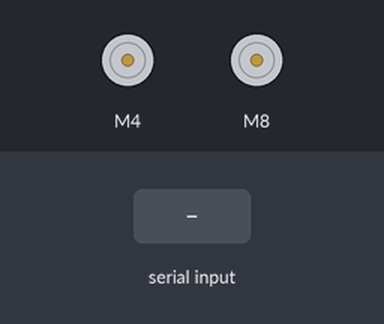
Bench run of a sketch on a simulated Arduino Uno, built with avr-gcc and run on an emulated ATmega328P. Parts: 2 × DC motor (green arrow = forward, orange = backward, longer = faster). The inputs (shaded band) are chosen by the test bench.

Above: at 1.2 s.
1.3 s: "U" received over the second serial link
At 1.8 s:
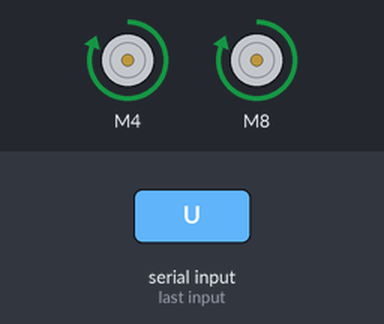
2.8 s: "L" received over the second serial link
At 4.0 s:
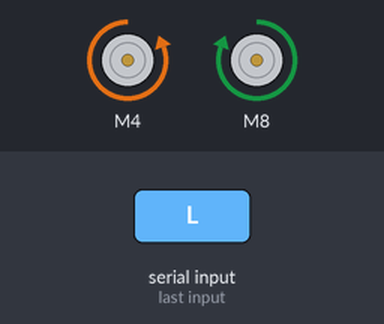
4.3 s: "R" received over the second serial link
At 5.2 s:
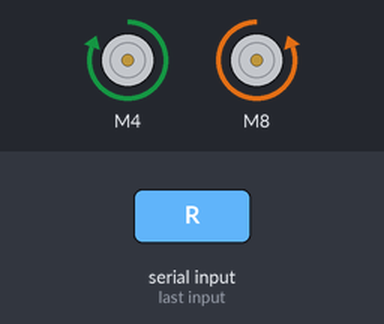
5.8 s: "D" received over the second serial link
At 6.4 s:
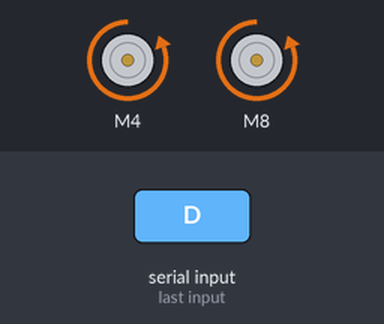
7.3 s: "C" received over the second serial link
At 8.7 s:
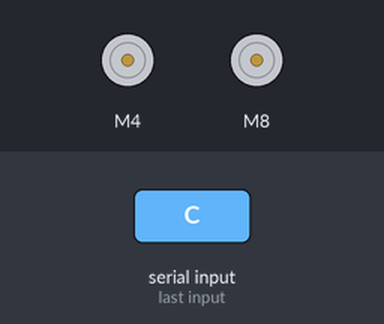
Timing chart, 0 to 9.8 s (numbered marks = the images above; inputs shaded):
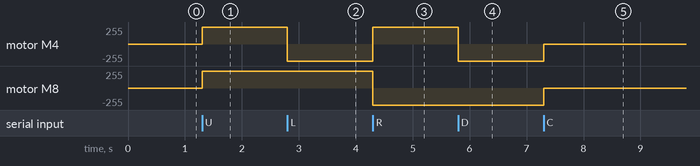

The sketch:

RobotBluetoochCar.ino
```cpp
//==== Инициализация библиотеки и моторов ====
#include <GyverMotor.h>
GMotor motorA(DRIVER3WIRE, 4, 5, 6, LOW );
GMotor motorB(DRIVER3WIRE, 8, 9, 10, LOW );
//===========================================

//==== Инициализация библиотеки для bluetooth ====
#include <SoftwareSerial.h>
SoftwareSerial mySerial(2, 3); // TX, RX
//================================================

// Переменные
String val = "";
char c;


void setup() {
  // Объявление com-портов
  Serial.begin(19200);
  mySerial.begin(9600);
}

void loop() {

  //Парсинг данных по блютуз через com-порт
  if (mySerial.available() > 0) {
    c = mySerial.read();
    val += c;
  }

  //обрабатываем значение с com-порта и выбераем направление
  if (val == "U") {
    motorA.setMode(FORWARD);
    motorA.setSpeed(255);

    motorB.setMode(FORWARD);
    motorB.setSpeed(255);
  } else if (val == "L") {
    motorA.setMode(BACKWARD);
    motorA.setSpeed(255);

    motorB.setMode(FORWARD);
    motorB.setSpeed(255);
  } else if (val == "R") {
    motorA.setMode(FORWARD);
    motorA.setSpeed(255);

    motorB.setMode(BACKWARD);
    motorB.setSpeed(255);
  } else if (val == "D") {
    motorA.setMode(BACKWARD);
    motorA.setSpeed(255);

    motorB.setMode(BACKWARD);
    motorB.setSpeed(255);
  } else if (val == "C") {
    motorA.setMode(STOP);
    motorB.setMode(STOP);
  }

  /* вывод данных (нужен только для тестирования)
  if (val != "") {
    Serial.println(val);
  }*/
  val = "";
}
```

Measured:
- after the input at 1.3 s, motor M4, motor M8: stopped → forward 255/255 at once
- after the input at 2.8 s, motor M4: forward 255/255 → backward 255/255 at once
- after the input at 4.3 s, motor M4: backward 255/255 → forward 255/255 at once; motor M8: forward 255/255 → backward 255/255 at once
- after the input at 5.8 s, motor M4: forward 255/255 → backward 255/255 at once
- after the input at 7.3 s, motor M4, motor M8: backward 255/255 → stopped at once
